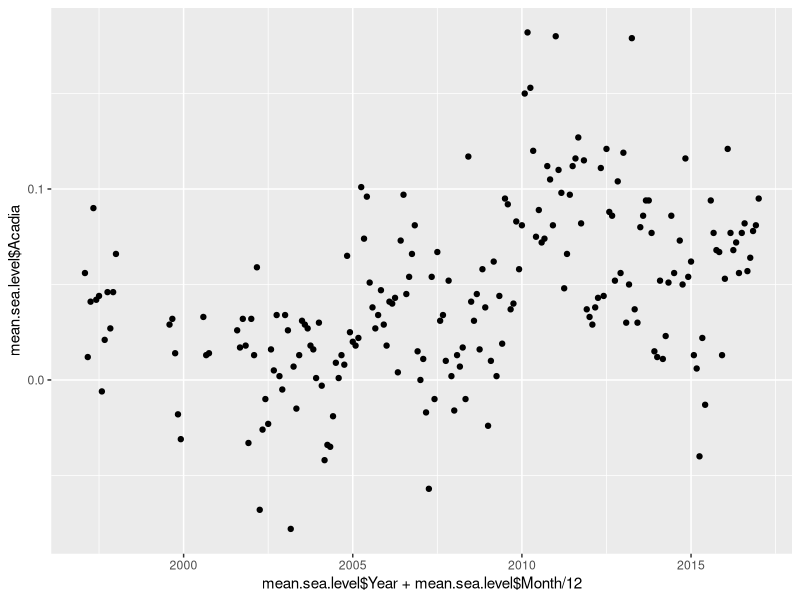
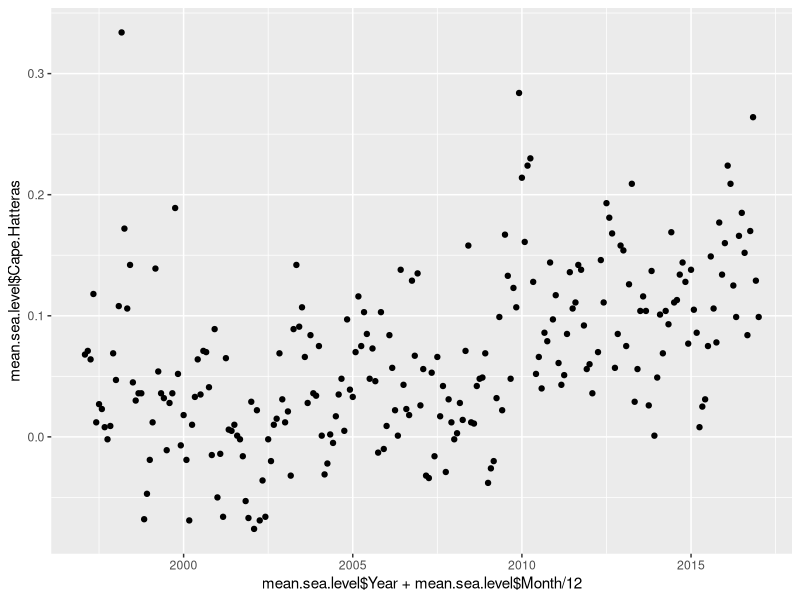
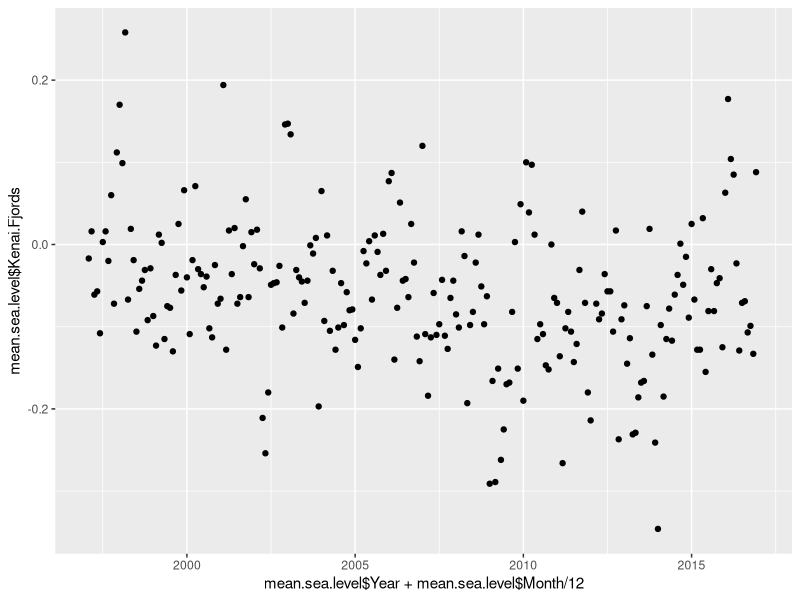
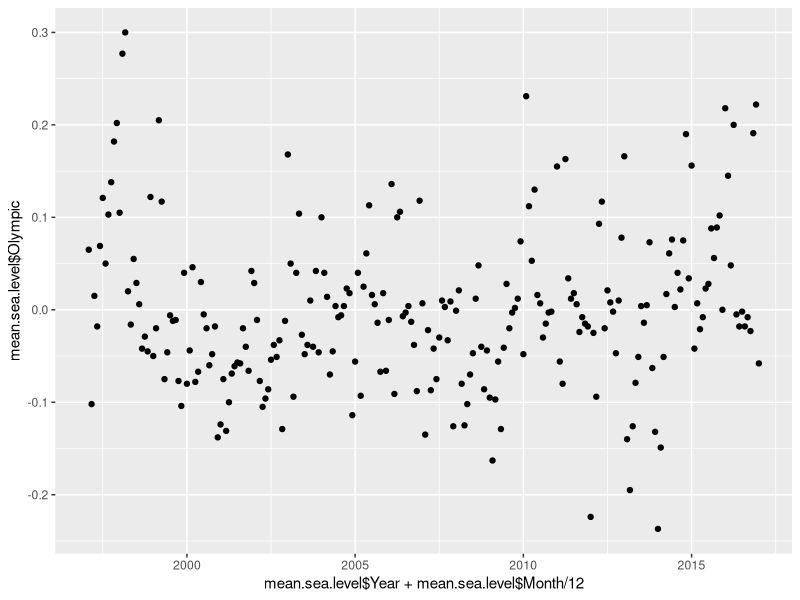
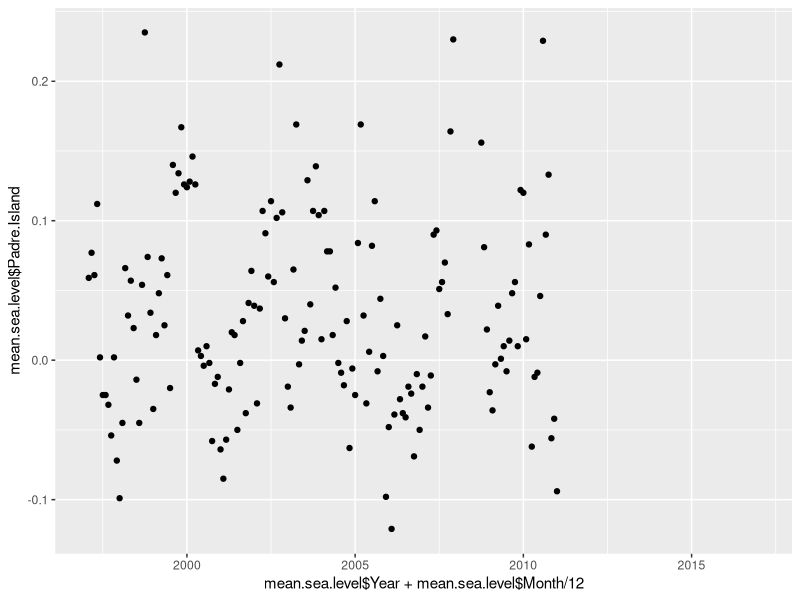

Write R code to recreate these figures, in order.
# Mean Sea Level

library(ggplot2)

setwd("~/Desktop/MOODIES")

mean.sea.level <- read.csv("data/MeanSeaLevel.csv")

qplot(
  x=mean.sea.level$Year + mean.sea.level$Month / 12,
  y=mean.sea.level$Acadia
)

qplot(
  x=mean.sea.level$Year + mean.sea.level$Month / 12,
  y=mean.sea.level$Cape.Hatteras
)

qplot(
  x=mean.sea.level$Year + mean.sea.level$Month / 12,
  y=mean.sea.level$Kenai.Fjords
)

qplot(
  x=mean.sea.level$Year + mean.sea.level$Month / 12,
  y=mean.sea.level$Olympic
)

qplot(
  x=mean.sea.level$Year + mean.sea.level$Month / 12,
  y=mean.sea.level$Padre.Island
)
